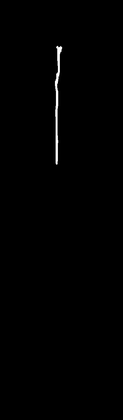
%> input picture images/dataset1/root004_8.png, 123 x 420 px, shrunk from 376 x 1289 before the run
$ octave demo_skel.m   (GNU Octave 9; MATLAB toolbox functions it lacks are replaced by stand-ins)
%> lines starting %> are read from the running program, lines starting %| are printed output that depends on the picture; in (x1, y1, x2, y2) boxes, pixels count from 0 and x2, y2 are one past the last pixel; in counts of white or black regions, pixels touching at a corner belong together; the program's own positions count from 1
close all
clear all
% [7 lines of commented-out code are left out]
bw=imread('/home/aysylu/Desktop/images/dataset1/root004_8.png');
%> bw is the input picture: size 420x123 uint8; min 0, max 255, mean 1.4
% bw=imread('/home/aysylu/Desktop/images/binary_batch1/000085C_b.TIF');
% bw=imread('/home/aysylu/Desktop/images/worm_shapes_normalized/vid4_frame3_bw_female.jpg');
% % bw=imread('/home/aysylu/Desktop/images/worms/vid4_frame9_bw.jpg');
bw=im2bw(bw);
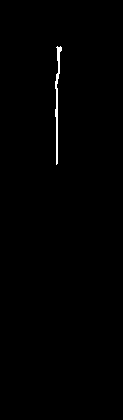
%> bw: size 420x123 logical; 0.54% white in thin lines or dots, all inside (x1, y1, x2, y2) = (55, 46, 62, 165)
figure
imshow(bw)
bw_bound = bwmorph(bw,'remove');
%distance transformin

DT = bwdist(~bw,'euclidean');
% figure
% subimage(mat2gray(DT))%,title('euclidean')
% hold on, imcontour(DT)

%classical matlab skeletonization
bw_skel = bwmorph(bw,'thin',Inf);
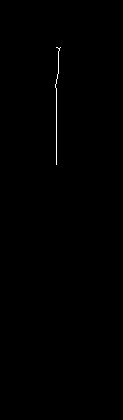
%> bw_skel: size 420x123 logical; 0.23% white in thin lines or dots, all inside (x1, y1, x2, y2) = (55, 47, 61, 165)
%classical matlab endpoint detection
endpoints=bwmorph(bw_skel,'endpoints');
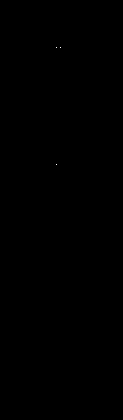
%> endpoints: size 420x123 logical; 0.01% white in thin lines or dots, all inside (x1, y1, x2, y2) = (56, 47, 61, 165)
[ex ey]=find(endpoints==1);
%> ex = [48; 165; 48]; ey = [57; 57; 61]
%classical matlab branchpoint detection
branchpoints=bwmorph(bw_skel,'branchpoints');
%> branchpoints: size 420x123 logical; 0% white in thin lines or dots, all inside (x1, y1, x2, y2) = (59, 48, 60, 49)
[bx by]=find(branchpoints==1);
%> bx = 49; by = 60

figure
imshow(bw_skel), hold on
plot(ey, ex, '*g','LineWidth',5), hold on
plot(by, bx, '*r','LineWidth',5), hold off
%> after `plot(by, bx, '*r','LineWidth',5)`:
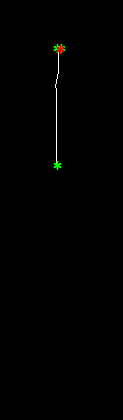
%> figure redrawn from the program's plot data

clear endpoints branchpoints;

ends=[ex ey];
%> ends = [48 57; 165 57; 48 61]
branches=[bx by];
%> branches = [49 60]
% figure
% imshow(bw_skel),hold on

%[ ends, bw_skel ] = simplify_skeleton( DT, bw_skel,bw_bound, branches, ends );

%classical matlab endpoint detection
ends=bwmorph(bw_skel,'endpoints');
[ex, ey]=find(ends==1);
%classical matlab branchpoint detection
branches=bwmorph(bw_skel,'branchpoints');
[bx, by]=find(branches==1);

ends=[ex ey];
branches=[bx by];

% ex=ends(:,1);
% ey=ends(:,2);

% axes(hf.axes3)

ends=unique(ends,'rows');
%> ends = [48 57; 48 61; 165 57]
branches=unique(branches,'rows');

end_is_branch=ismember(branches, ends,'rows');
%> end_is_branch = false
if(sum(end_is_branch)>0)
    end_is_branch=find(end_is_branch==1);
    branches(end_is_branch,:)=[];
    bx=branches(:,1);
    by=branches(:,2);
end


% [4 lines of commented-out code are left out]


list_of_nodes=[ends; branches];
%> list_of_nodes = [48 57; 48 61; 165 57; 49 60]
adjacency_matrix = zeros(size(list_of_nodes,1),size(list_of_nodes,1));

bw_skel_copy=bw_skel;
ends_ind=1;
path_array={};
isBranch=0;

while size(ends,1)>=ends_ind

    length=0;
    i=ends(ends_ind,1);
    j=ends(ends_ind,2);

    node_1=find(list_of_nodes(:,1)==i & list_of_nodes(:,2)==j);
%> (the run ends here)

$ run again, with images/horse.png copied over images/dataset1/root004_8.png
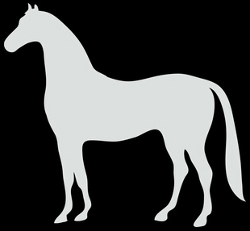
%> input picture images/horse.png, 250 x 231 px
%> bw is the input picture: size 231x250x3 uint8; mean R, G, B 70.3, 71.5, 71.2
%> `bw=im2bw(bw);`:
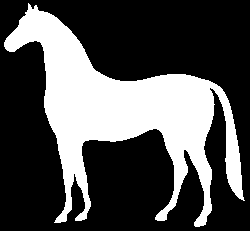
%> bw: size 231x250 logical; 31.6% white; 1 white region, box (x1, y1, x2, y2) and area: (4, 3, 245, 227) 18244
%> bw_bound: size 231x250 logical; 2.4% white in thin lines or dots
%> bw_skel: size 231x250 logical; 1.3% white in thin lines or dots, all inside (x1, y1, x2, y2) = (13, 3, 245, 223)
%> ex = [43; 4; 7; 223; 219; 218; 223; 201]; ey = [14; 29; 36; 55; 78; 159; 199; 245]
%> branchpoints: size 231x250 logical; 0.01% white in thin lines or dots, all inside (x1, y1, x2, y2) = (34, 23, 183, 165)
%> bx = [24; 25; 165; 101; 112; 124]; by = [35; 36; 74; 86; 177; 183]
%> `plot(by, bx, '*r','LineWidth',5)`:
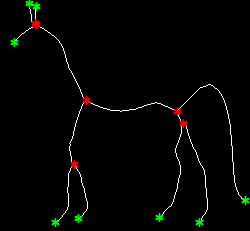
%> figure redrawn from the program's plot data
%> `ends=[ex ey];`: ends = [43 14; 4 29; 7 36; 223 55; 219 78; 218 159; 223 199; 201 245]
%> `branches=[bx by];`: branches = [24 35; 25 36; 165 74; 101 86; 112 177; 124 183]
%> `ends=unique(ends,'rows');`: ends = [4 29; 7 36; 43 14; 201 245; 218 159; 219 78; 223 55; 223 199]
%> `branches=unique(branches,'rows');`: branches = [24 35; 25 36; 101 86; 112 177; 124 183; 165 74]
%> end_is_branch = [false; false; false; false; false; false]
%> list_of_nodes = 14 rows, first 12: [4 29; 7 36; 43 14; 201 245; 218 159; 219 78; 223 55; 223 199; 24 35; 25 36; 101 86; 112 177]
